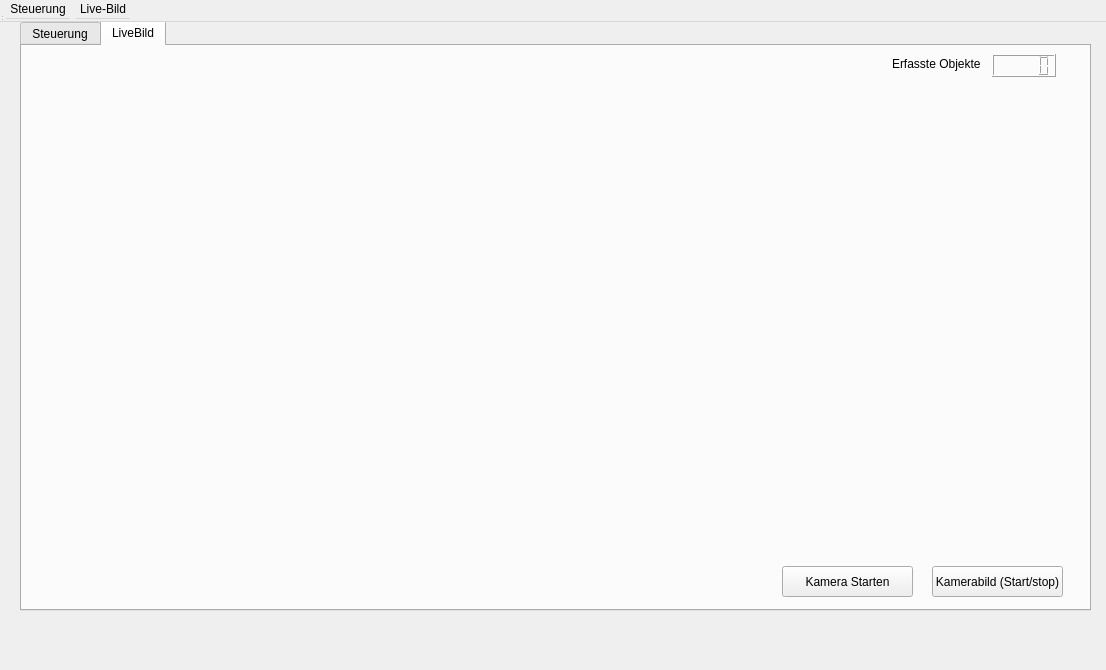
<?xml version="1.0" encoding="UTF-8"?>
<ui version="4.0">
 <class>MainWin</class>
 <widget class="QWidget" name="MainWin">
  <property name="geometry">
   <rect>
    <x>0</x>
    <y>0</y>
    <width>1106</width>
    <height>670</height>
   </rect>
  </property>
  <property name="windowTitle">
   <string>MainWin</string>
  </property>
  <widget class="QWidget" name="centralwidget">
   <widget class="QTabWidget" name="TabLiveBild">
    <property name="geometry">
     <rect>
      <x>20</x>
      <y>20</y>
      <width>1071</width>
      <height>591</height>
     </rect>
    </property>
    <property name="currentIndex">
     <number>1</number>
    </property>
    <property name="tabBarAutoHide">
     <bool>false</bool>
    </property>
    <widget class="QWidget" name="tab">
     <attribute name="title">
      <string>Steuerung</string>
     </attribute>
     <widget class="QPushButton" name="BtnKameraTabStuerung">
      <property name="geometry">
       <rect>
        <x>190</x>
        <y>30</y>
        <width>111</width>
        <height>24</height>
       </rect>
      </property>
      <property name="text">
       <string>Kamera Starten</string>
      </property>
     </widget>
     <widget class="QLabel" name="LblKameraStartStopp">
      <property name="geometry">
       <rect>
        <x>40</x>
        <y>30</y>
        <width>131</width>
        <height>20</height>
       </rect>
      </property>
      <property name="text">
       <string>Kamer starten/stoppen</string>
      </property>
     </widget>
     <widget class="QLabel" name="LblConNodeRed">
      <property name="geometry">
       <rect>
        <x>40</x>
        <y>100</y>
        <width>131</width>
        <height>16</height>
       </rect>
      </property>
      <property name="text">
       <string>Connectivity Node-Red</string>
      </property>
     </widget>
     <widget class="QLabel" name="LblConJetsonNano">
      <property name="geometry">
       <rect>
        <x>40</x>
        <y>150</y>
        <width>141</width>
        <height>16</height>
       </rect>
      </property>
      <property name="text">
       <string>Connectivity Jetson Nano</string>
      </property>
     </widget>
     <widget class="QLabel" name="LblConKamera">
      <property name="geometry">
       <rect>
        <x>40</x>
        <y>250</y>
        <width>141</width>
        <height>16</height>
       </rect>
      </property>
      <property name="text">
       <string>Connectivity Kamera</string>
      </property>
     </widget>
     <widget class="QLabel" name="LblConBWCloud">
      <property name="geometry">
       <rect>
        <x>40</x>
        <y>200</y>
        <width>141</width>
        <height>16</height>
       </rect>
      </property>
      <property name="text">
       <string>Connectivity BW-Cloud</string>
      </property>
     </widget>
    </widget>
    <widget class="QWidget" name="tab_2">
     <attribute name="title">
      <string>LiveBild</string>
     </attribute>
     <widget class="QPushButton" name="BtnKameraBild">
      <property name="geometry">
       <rect>
        <x>910</x>
        <y>520</y>
        <width>131</width>
        <height>31</height>
       </rect>
      </property>
      <property name="text">
       <string>Kamerabild (Start/stop)</string>
      </property>
     </widget>
     <widget class="QPushButton" name="BtnKameraTabLiveBild">
      <property name="geometry">
       <rect>
        <x>760</x>
        <y>520</y>
        <width>131</width>
        <height>31</height>
       </rect>
      </property>
      <property name="text">
       <string>Kamera Starten</string>
      </property>
     </widget>
     <widget class="QLCDNumber" name="lcdTrackedbj">
      <property name="geometry">
       <rect>
        <x>970</x>
        <y>8</y>
        <width>64</width>
        <height>23</height>
       </rect>
      </property>
     </widget>
     <widget class="QLabel" name="LblTracktObj">
      <property name="geometry">
       <rect>
        <x>870</x>
        <y>10</y>
        <width>91</width>
        <height>16</height>
       </rect>
      </property>
      <property name="text">
       <string>Erfasste Objekte</string>
      </property>
     </widget>
    </widget>
   </widget>
  </widget>
  <widget class="QMenuBar" name="menubar">
   <property name="geometry">
    <rect>
     <x>0</x>
     <y>0</y>
     <width>1106</width>
     <height>22</height>
    </rect>
   </property>
   <widget class="QMenu" name="menuSteuerung">
    <property name="title">
     <string>Steuerung</string>
    </property>
   </widget>
   <widget class="QMenu" name="menuLive_Bild">
    <property name="title">
     <string>Live-Bild</string>
    </property>
   </widget>
   <addaction name="menuSteuerung"/>
   <addaction name="menuLive_Bild"/>
  </widget>
  <widget class="QStatusBar" name="statusbar"/>
 </widget>
 <resources/>
 <connections/>
</ui>
